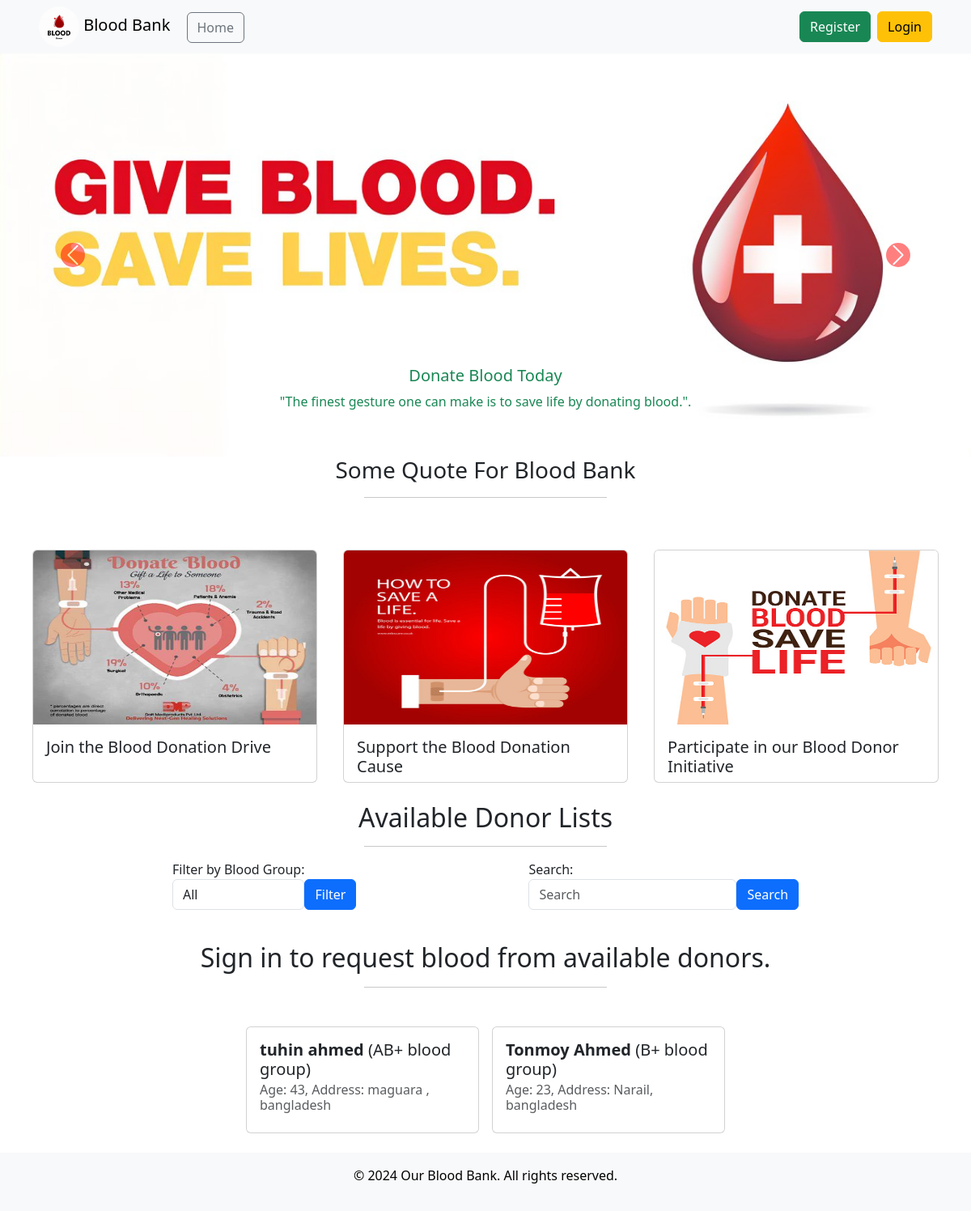
Before: / with the older database file.
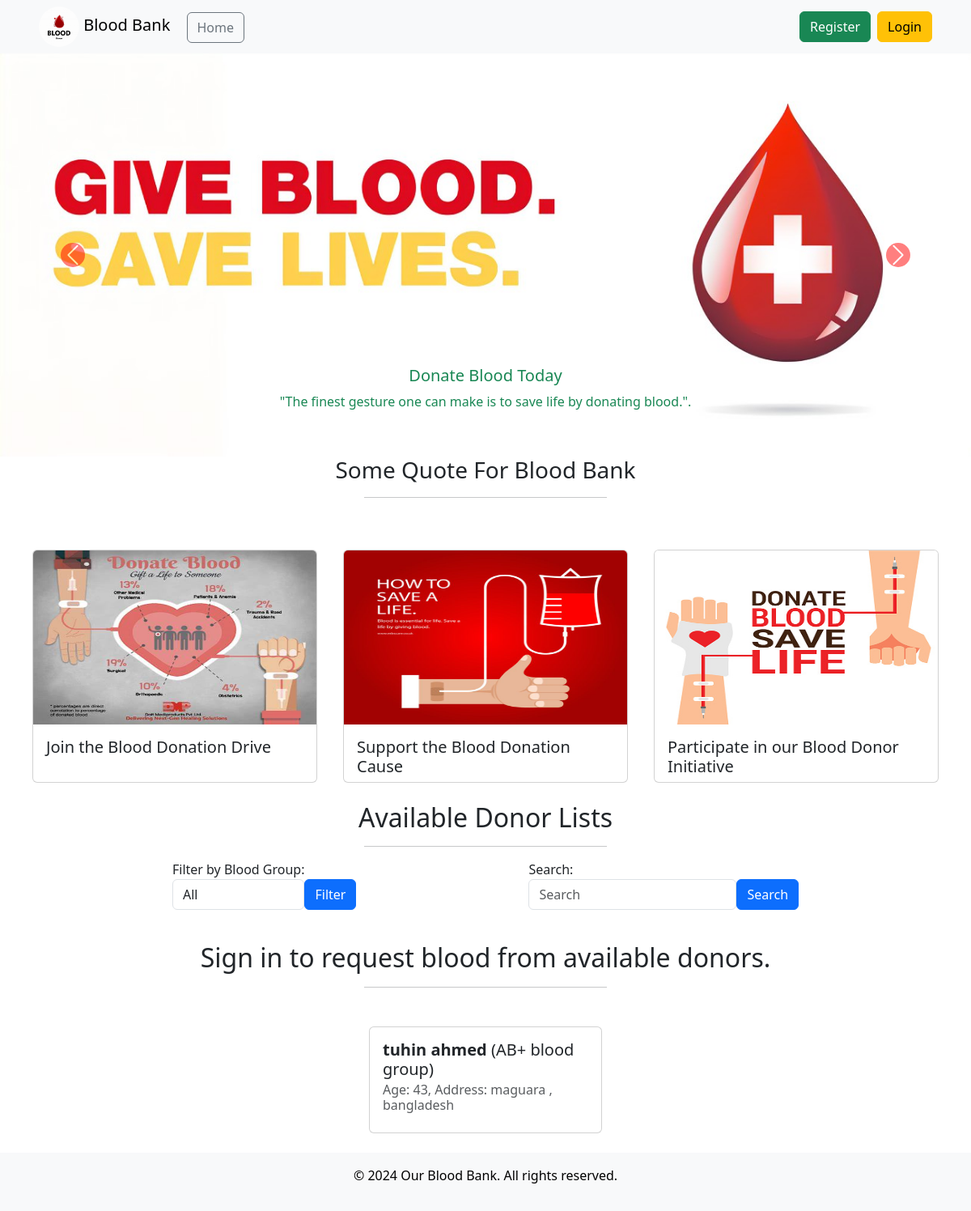
After: the same page with the newer database file.
### blood/models.py (models this page shows, shortened)
class UserDetails(models.Model):
    user = models.OneToOneField(User, on_delete=models.CASCADE)
    name = models.CharField(max_length=255, null=True, blank=True)
    age = models.IntegerField()
    address = models.TextField()
    last_donation_date = models.DateField(null=True, blank=True)
    availability_for_donation = models.BooleanField(default=True)
    bloodgroup = models.CharField(max_length=5, choices=[('O+', 'O+'), ('O-', 'O-'), ('A+', 'A+'), ('A-', 'A-'), ('B+', 'B+'), ('B-', 'B-'), ('AB+', 'AB+'), ('AB-', 'AB-')])

### users/views.py (the view, shortened to what this page needs)
# urls.py: 2. Add a URL to urlpatterns:  path('', views.home, name='home')
def home(request):
    blood_group_filter = request.GET.get('blood_group', '')
    search_query = request.GET.get('search', '')
    available_donors = UserDetails.objects.filter(availability_for_donation=True)
    donation_events = DonationEvent.objects.all()
    if blood_group_filter:
        donation_events = donation_events.filter(bloodgroup=blood_group_filter)
        available_donors=available_donors.filter(bloodgroup=blood_group_filter)
    return render(request, "home.html",  {'donation_events': donation_events, 'blood_group_filter': blood_group_filter, 'search_query': search_query, 'available_donors': available_donors})

### templates/home.html (shortened to what the changed rows need)
{% extends "base.html" %} {% load static %}{% load crispy_forms_tags %} {% block content %}
<h2 class="text-center my-2">Available Donor Lists</h2>
   {% if user.is_authenticated %}
    <h2 class="text-center my-2">Welcome, {{ user.username }}!</h2>
    <hr class="w-25  mx-auto"/>
  {% else %}
    <h2 class="text-center my-2">Sign in to request blood from available donors.</h2>
  {% endif %}
  {% if available_donors %}
    <div class="d-flex flex-wrap justify-content-center  mt-5 ">
      {% for donor in available_donors %}
      <div class="card col-sm-12 col-md-6 col-lg-6 col-xl-4 mx-2" style="width: 18rem;">
        <div class="card-body">
          <h5 class="card-title"><strong>{{ donor.name }}</strong> ({{ donor.bloodgroup }} blood group)</h5>
          <h6 class="card-subtitle mb-2 text-body-secondary"> Age: {{ donor.age }}, Address: {{ donor.address }}</h6>
        </div>
      </div>
      {% endfor %}
   </div>
  {% else %}
    <p class="text-center my-2">No available donors at the moment.</p>
  {% endif %}
{% endblock %}

Changed rows visible on the page:
removed UserDetails: name "Tonmoy Ahmed", bloodgroup "B+", age "23", address "Narail, bangladesh"
